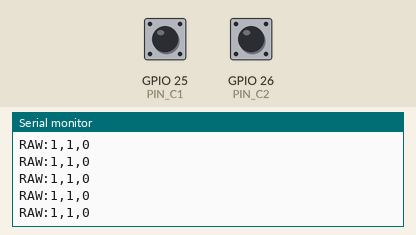
This sketch was run on a simulated ESP32. Shown: the last lines printed to the serial monitor. The test bench sets the inputs (shaded band); at power-on: GPIO 25 (PIN_C1) HIGH, GPIO 26 (PIN_C2) HIGH.

Above: at 1.2 s.
1.3 s: GPIO 25 (PIN_C1) pulled LOW for 0.15 s
At 1.35 s:
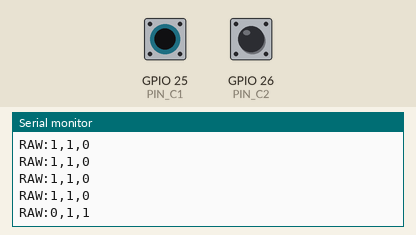
2.9 s: GPIO 26 (PIN_C2) pulled LOW for 0.15 s
At 2.95 s:
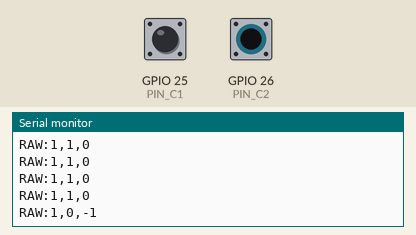
Timing chart, 0 to 5.9 s (numbered marks = the images above; inputs shaded):
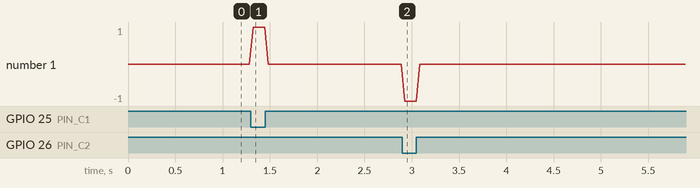

Measured:
- after the input at 1.3 s, the serial monitor: prints a new line at once (image 1)
- after the input at 2.9 s, the serial monitor: prints a new line at once (image 2)

The sketch:

sketch_diag_encoder_v2.ino
```cpp
/*
 * DECODIFICADOR ROBUSTO DE CUADRATURA COMPLETA (MÁQUINA DE ESTADOS x4)
 * Motor 2: D25 (C1) y D26 (C2)
 * Inmune a rebotes, lee ambos canales en CHANGE con tabla de transiciones Gray
 */

const int PIN_C1 = 25; // D25
const int PIN_C2 = 26; // D26

volatile long ticks = 0;
volatile uint8_t estadoAnterior = 0;

// Tabla de transiciones de cuadratura:
// Índice = (estado_previo << 2) | estado_actual
// Valores: +1 (adelante), -1 (atras), 0 (sin cambio o transicion invalida/ruido)
const int8_t TABLA_CUADRATURA[16] = {
   0, -1,  1,  0,
   1,  0,  0, -1,
  -1,  0,  0,  1,
   0,  1, -1,  0
};

void IRAM_ATTR isrCuadratura() {
  uint8_t c1 = digitalRead(PIN_C1);
  uint8_t c2 = digitalRead(PIN_C2);
  uint8_t estadoActual = (c1 << 1) | c2;

  uint8_t indice = (estadoAnterior << 2) | estadoActual;
  ticks += TABLA_CUADRATURA[indice];
  estadoAnterior = estadoActual;
}

void setup() {
  Serial.begin(115200);
  pinMode(PIN_C1, INPUT_PULLUP);
  pinMode(PIN_C2, INPUT_PULLUP);

  // Leer estado inicial
  estadoAnterior = (digitalRead(PIN_C1) << 1) | digitalRead(PIN_C2);

  // Interrupciones en ambos pines en CUALQUIER cambio (CHANGE)
  attachInterrupt(digitalPinToInterrupt(PIN_C1), isrCuadratura, CHANGE);
  attachInterrupt(digitalPinToInterrupt(PIN_C2), isrCuadratura, CHANGE);

  Serial.println("CUADRATURA_X4_READY");
}

void loop() {
  uint8_t c1 = digitalRead(PIN_C1);
  uint8_t c2 = digitalRead(PIN_C2);
  Serial.printf("RAW:%d,%d,%ld\n", c1, c2, ticks);
  delay(40); // 25 Hz para lectura fluida en el navegador
}
```
